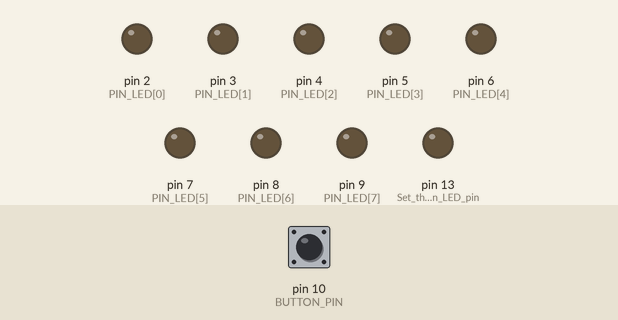
This sketch was run on a simulated Arduino Nano, built with avr-gcc and run on an emulated ATmega328P. Shown: output pins drawn as LEDs (lit = HIGH). The test bench sets the inputs (shaded band); at power-on: pin 10 (BUTTON_PIN) HIGH. MIDI output is not drawn; random numbers use the default seed unless the sketch sets one.

Above: at 1.2 s.
1.3 s: pin 10 (BUTTON_PIN) pulled LOW for 0.15 s
At 2.1 s:
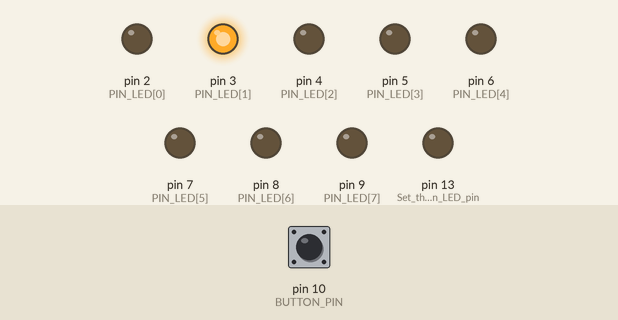
2.9 s: pin 10 (BUTTON_PIN) pulled LOW for 1 s
At 3.3 s:
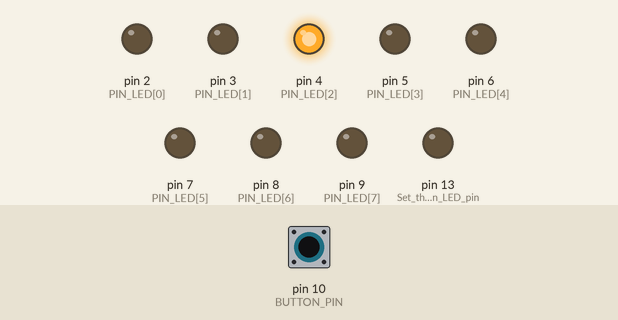
5.4 s: pin 10 (BUTTON_PIN) pulled LOW for 0.15 s
At 6.4 s:
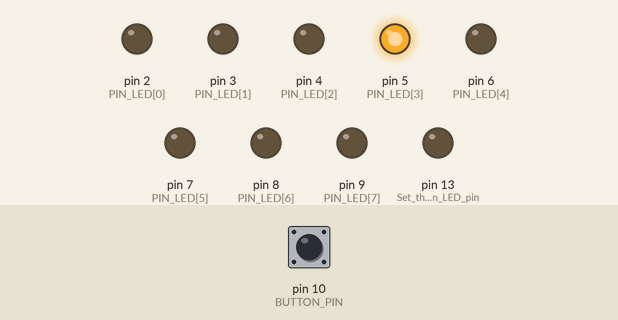
7.0 s: pin 10 (BUTTON_PIN) pulled LOW for 3.2 s
At 7.6 s:
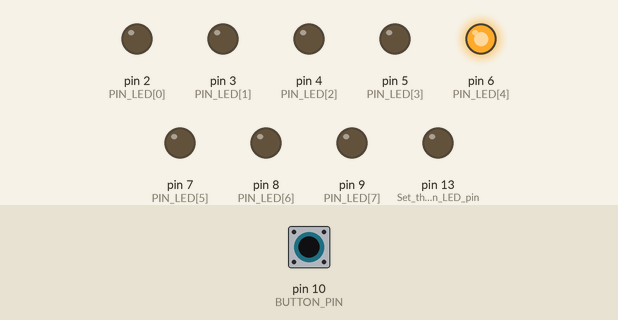
11.7 s: pin 10 (BUTTON_PIN) pulled LOW for 0.15 s
At 12.4 s:
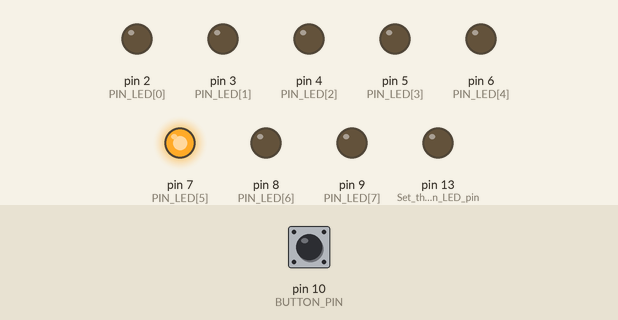
13.3 s: pin 10 (BUTTON_PIN) pulled LOW for 1 s
At 13.6 s:
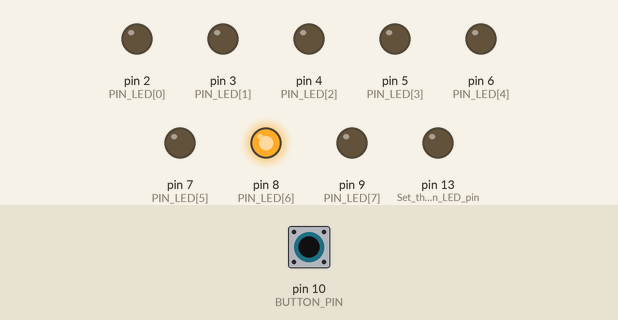
Timing chart, 0 to 16.3 s (numbered marks = the images above; inputs shaded):
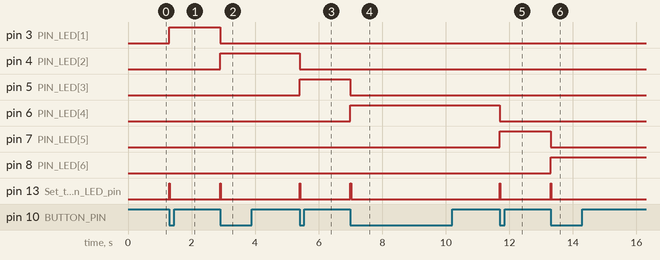

Measured:
- after the input at 1.3 s, pin 3 (PIN_LED[1]): LOW → HIGH at once; pin 13 (Set_the_built-in_LED_pin): LOW → HIGH at once, → LOW 0.02 s later
- after the input at 2.9 s, pin 3 (PIN_LED[1]): HIGH → LOW at once; pin 4 (PIN_LED[2]): LOW → HIGH at once; pin 13 (Set_the_built-in_LED_pin): LOW → HIGH at once, → LOW 0.02 s later
- after the input at 5.4 s, pin 4 (PIN_LED[2]): HIGH → LOW at once; pin 5 (PIN_LED[3]): LOW → HIGH at once; pin 13 (Set_the_built-in_LED_pin): LOW → HIGH at once, → LOW 0.02 s later
- after the input at 7.0 s, pin 5 (PIN_LED[3]): HIGH → LOW at once; pin 6 (PIN_LED[4]): LOW → HIGH at once; pin 13 (Set_the_built-in_LED_pin): LOW → HIGH at once, → LOW 0.02 s later
- after the input at 11.7 s, pin 6 (PIN_LED[4]): HIGH → LOW at once; pin 7 (PIN_LED[5]): LOW → HIGH at once; pin 13 (Set_the_built-in_LED_pin): LOW → HIGH at once, → LOW 0.02 s later
- after the input at 13.3 s, pin 7 (PIN_LED[5]): HIGH → LOW at once; pin 8 (PIN_LED[6]): LOW → HIGH at once; pin 13 (Set_the_built-in_LED_pin): LOW → HIGH at once, → LOW 0.02 s later

The sketch:

MIDI-8-SEQUENCER-V1.02.ino
```cpp
/**
 * MIDI-8-SEQUENCER-V1.02 by Nordl3 June 2024
 *
 * This Arduino-based MIDI-controlled step sequencer (using Arduino Nano) is designed to interface with Eurorack modular synthesizer systems.
 * It utilizes MIDI signals to control a sequence of steps, each linked to an individual output potentiometer for voltage adjustment.
 * The sequencer supports various playback modes including forward, reverse, ping-pong, and random step progression.
 *
 * Key Features:
 * - Processes MIDI clock, start, and stop commands to synchronize with DAW or other MIDI-compatible devices.
 * - Features two user-input potentiometers to set the total number of steps and the division of the MIDI clock.
 * - Includes a built-in LED (D13) that blinks at the beginning of each step for a preset duration to provide visual feedback.
 * - Outputs summed voltages from two rows of potentiometers via diode summing networks; one for controlling pitch and another for controlling velocity (amplitude).
 *
 * Updates in V1.02:
 * - Added functionality for the built-in LED to blink at the start of each step for a preset duration, enhancing visual feedback during sequence playback.
 *
 */


#include <MIDI.h>

// Define the number of LEDs and their connected pins
#define NUM_OF_LEDS 8
int PIN_LED[NUM_OF_LEDS] = {2, 3, 4, 5, 6, 7, 8, 9};

// Define pins for potentiometers and button
#define PIN_CLOCK_POT A0
#define PIN_STEP_POT A1
#define BUTTON_PIN 10

// Define clock divisions for BPM adjustments
#define NUM_OF_CLOCK_DIVISIONS 5
int clock_division[] = {1, 3, 6, 12, 24};

// Sequencer state variables
int clock_counter = 0;
int step_counter = 0;
int play_mode = 0;
bool is_playing = false;
bool pingpong_direction = true;

// LED blink duration in milliseconds
unsigned long blink_duration = 20;

// MIDI handling setup
MIDI_CREATE_DEFAULT_INSTANCE();

void setup() {
    for (int i = 0; i < NUM_OF_LEDS; i++) {
        pinMode(PIN_LED[i], OUTPUT);
    }
    pinMode(BUTTON_PIN, INPUT_PULLUP);
    pinMode(13, OUTPUT); // Set the built-in LED pin as an output

    MIDI.begin(MIDI_CHANNEL_OMNI);
    MIDI.setHandleClock(message_clock);
    MIDI.setHandleStart(message_start);
    MIDI.setHandleStop(message_stop);
}

void loop() {
    MIDI.read();

    static bool lastButtonState = HIGH;
    bool buttonState = digitalRead(BUTTON_PIN);

    if (lastButtonState != buttonState && buttonState == LOW) {
        if (is_playing) {
            play_mode = (play_mode + 1) % 4;
            if (play_mode == 2) pingpong_direction = true;
        } else {
            step_counter = (step_counter + 1) % NUM_OF_LEDS;
            light_up_current_step();
        }
    }

    lastButtonState = buttonState;
}

void message_clock() {
    int step_pot_value = analogRead(PIN_STEP_POT);
    int step_pot_mapped = map(step_pot_value, 0, 1023, 1, NUM_OF_LEDS);
    int clock_pot_value = analogRead(PIN_CLOCK_POT);
    int clock_pot_mapped = map(clock_pot_value, 0, 1023, NUM_OF_CLOCK_DIVISIONS - 1, 0);
    int clock_pot_selected = clock_division[clock_pot_mapped];

    if (clock_counter % clock_pot_selected == 0) {
        if (is_playing) {
            switch (play_mode) {
                case 1: // Reverse
                    step_counter = (step_counter - 1 + step_pot_mapped) % step_pot_mapped;
                    break;
                case 2: // Ping-Pong
                    step_counter += (pingpong_direction ? 1 : -1);
                    if (step_counter >= step_pot_mapped - 1 || step_counter <= 0)
                        pingpong_direction = !pingpong_direction;
                    step_counter = constrain(step_counter, 0, step_pot_mapped - 1);
                    break;
                case 3: // Random
                    step_counter = random(0, step_pot_mapped);
                    break;
                default: // Forward
                    step_counter = (step_counter + 1) % step_pot_mapped;
                    break;
            }
        }
        light_up_current_step();
    }
    clock_counter++;
}

void message_start() {
    is_playing = true;
    step_counter = 0;
    clock_counter = 0;
    pingpong_direction = true;
    light_up_current_step();
}

void message_stop() {
    is_playing = false;
    for (int i = 0; i < NUM_OF_LEDS; i++) {
        digitalWrite(PIN_LED[i], LOW); // Turn off all LEDs
    }
}

void light_up_current_step() {
    for (int i = 0; i < NUM_OF_LEDS; i++) {
        digitalWrite(PIN_LED[i], (i == step_counter) ? HIGH : LOW);
    }
    digitalWrite(13, HIGH); // Turn on the built-in LED
    delay(blink_duration); // Keep it on for the blink duration
    digitalWrite(13, LOW); // Then turn it off
}
```
